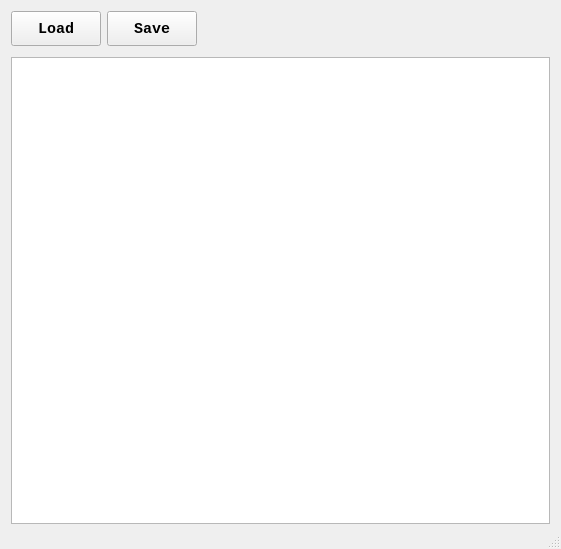
<?xml version="1.0" encoding="UTF-8"?>
<ui version="4.0">
 <class>MainWindow</class>
 <widget class="QMainWindow" name="MainWindow">
  <property name="geometry">
   <rect>
    <x>0</x>
    <y>0</y>
    <width>561</width>
    <height>549</height>
   </rect>
  </property>
  <property name="windowTitle">
   <string>Path Edit</string>
  </property>
  <widget class="QWidget" name="centralWidget">
   <layout class="QVBoxLayout" name="verticalLayout">
    <property name="bottomMargin">
     <number>0</number>
    </property>
    <item>
     <widget class="QWidget" name="pButtons" native="true">
      <layout class="QHBoxLayout" name="horizontalLayout">
       <property name="leftMargin">
        <number>0</number>
       </property>
       <property name="topMargin">
        <number>0</number>
       </property>
       <property name="rightMargin">
        <number>0</number>
       </property>
       <property name="bottomMargin">
        <number>0</number>
       </property>
       <item>
        <widget class="QPushButton" name="bLoad">
         <property name="sizePolicy">
          <sizepolicy hsizetype="Minimum" vsizetype="Fixed">
           <horstretch>0</horstretch>
           <verstretch>0</verstretch>
          </sizepolicy>
         </property>
         <property name="minimumSize">
          <size>
           <width>90</width>
           <height>35</height>
          </size>
         </property>
         <property name="font">
          <font>
           <family>Consolas</family>
           <pointsize>11</pointsize>
           <weight>75</weight>
           <bold>true</bold>
          </font>
         </property>
         <property name="text">
          <string>Load</string>
         </property>
        </widget>
       </item>
       <item>
        <widget class="QPushButton" name="bSave">
         <property name="sizePolicy">
          <sizepolicy hsizetype="Minimum" vsizetype="Fixed">
           <horstretch>0</horstretch>
           <verstretch>0</verstretch>
          </sizepolicy>
         </property>
         <property name="minimumSize">
          <size>
           <width>90</width>
           <height>35</height>
          </size>
         </property>
         <property name="font">
          <font>
           <family>Consolas</family>
           <pointsize>11</pointsize>
           <weight>75</weight>
           <bold>true</bold>
          </font>
         </property>
         <property name="text">
          <string>Save</string>
         </property>
        </widget>
       </item>
       <item>
        <spacer name="horizontalSpacer">
         <property name="orientation">
          <enum>Qt::Horizontal</enum>
         </property>
         <property name="sizeHint" stdset="0">
          <size>
           <width>40</width>
           <height>20</height>
          </size>
         </property>
        </spacer>
       </item>
      </layout>
     </widget>
    </item>
    <item>
     <spacer name="verticalSpacer">
      <property name="orientation">
       <enum>Qt::Vertical</enum>
      </property>
      <property name="sizeType">
       <enum>QSizePolicy::Fixed</enum>
      </property>
      <property name="sizeHint" stdset="0">
       <size>
        <width>20</width>
        <height>5</height>
       </size>
      </property>
     </spacer>
    </item>
    <item>
     <widget class="QTextEdit" name="tePath">
      <property name="font">
       <font>
        <family>Consolas</family>
        <pointsize>11</pointsize>
        <weight>75</weight>
        <bold>true</bold>
       </font>
      </property>
      <property name="styleSheet">
       <string notr="true"/>
      </property>
      <property name="lineWrapMode">
       <enum>QTextEdit::NoWrap</enum>
      </property>
     </widget>
    </item>
   </layout>
  </widget>
  <widget class="QStatusBar" name="statusBar">
   <property name="minimumSize">
    <size>
     <width>0</width>
     <height>25</height>
    </size>
   </property>
   <property name="font">
    <font>
     <family>Consolas</family>
     <pointsize>10</pointsize>
     <weight>75</weight>
     <bold>true</bold>
    </font>
   </property>
  </widget>
 </widget>
 <layoutdefault spacing="6" margin="11"/>
 <tabstops>
  <tabstop>bLoad</tabstop>
  <tabstop>bSave</tabstop>
  <tabstop>tePath</tabstop>
 </tabstops>
 <resources/>
 <connections/>
</ui>
